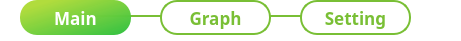
   <widget class="QGroupBox" name="groupBox">
    <property name="geometry">
     <rect>
      <x>290</x>
      <y>15</y>
      <width>461</width>
      <height>41</height>
     </rect>
    </property>
    <property name="styleSheet">
     <string notr="true">background:transparent;
border:transparent</string>
    </property>
    <property name="title">
     <string/>
    </property>
    <widget class="QPushButton" name="main_button">
     <property name="geometry">
      <rect>
       <x>20</x>
       <y>0</y>
       <width>111</width>
       <height>35</height>
      </rect>
     </property>
     <property name="font">
      <font>
       <family>나눔스퀘어 Bold</family>
       <pointsize>13</pointsize>
       <weight>75</weight>
       <bold>true</bold>
      </font>
     </property>
     <property name="styleSheet">
      <string notr="true">QPushButton{border-radius : 17px;
border : 2px solid rgb(121,191,53);
color:rgb(121,191,53);
background-color:white;}
QPushButton:checked {
border-radius : 17px;
border : 2px solid rgb(130,255,75);
border:transparent;
background-color:qlineargradient(spread:pad, x1:0.15, y1:0.15, x2:1, y2:1, stop:0 rgba(177, 220, 61, 255), stop:1 rgba(41, 191, 61, 247));
color:white;
}
</string>
     </property>
     <property name="text">
      <string>Main</string>
     </property>
     <property name="checkable">
      <bool>true</bool>
     </property>
     <property name="checked">
      <bool>true</bool>
     </property>
     <property name="autoExclusive">
      <bool>true</bool>
     </property>
    </widget>
    <widget class="QPushButton" name="graph_button">
     <property name="geometry">
      <rect>
       <x>160</x>
       <y>0</y>
       <width>111</width>
       <height>35</height>
      </rect>
     </property>
     <property name="font">
      <font>
       <family>나눔스퀘어 Bold</family>
       <pointsize>13</pointsize>
       <weight>75</weight>
       <bold>true</bold>
      </font>
     </property>
     <property name="styleSheet">
      <string notr="true">QPushButton{border-radius : 17px;
border : 2px solid rgb(121,191,53);
color:rgb(121,191,53);
background-color:white;}
QPushButton:checked {
border-radius : 17px;
border : 2px solid rgb(130,255,75);
border:transparent;
background-color:qlineargradient(spread:pad, x1:0.15, y1:0.15, x2:1, y2:1, stop:0 rgba(177, 220, 61, 255), stop:1 rgba(41, 191, 61, 247));
color:white;
}
</string>
     </property>
     <property name="text">
      <string>Graph</string>
     </property>
     <property name="checkable">
      <bool>true</bool>
     </property>
     <property name="checked">
      <bool>false</bool>
     </property>
     <property name="autoExclusive">
      <bool>true</bool>
     </property>
    </widget>
    <widget class="QPushButton" name="settings_button">
     <property name="geometry">
      <rect>
       <x>300</x>
       <y>0</y>
       <width>111</width>
       <height>35</height>
      </rect>
     </property>
     <property name="font">
      <font>
       <family>나눔스퀘어 Bold</family>
       <pointsize>13</pointsize>
       <weight>75</weight>
       <bold>true</bold>
      </font>
     </property>
     <property name="styleSheet">
      <string notr="true">QPushButton{border-radius : 17px;
border : 2px solid rgb(121,191,53);
color:rgb(121,191,53);
background-color:white;}
QPushButton:checked {
border-radius : 17px;
border : 2px solid rgb(130,255,75);
border:transparent;
background-color:qlineargradient(spread:pad, x1:0.15, y1:0.15, x2:1, y2:1, stop:0 rgba(177, 220, 61, 255), stop:1 rgba(41, 191, 61, 247));
color:white;
}
</string>
     </property>
     <property name="text">
      <string>Setting</string>
     </property>
     <property name="checkable">
      <bool>true</bool>
     </property>
     <property name="checked">
      <bool>false</bool>
     </property>
     <property name="autoExclusive">
      <bool>true</bool>
     </property>
    </widget>
    <widget class="Line" name="line">
     <property name="geometry">
      <rect>
       <x>90</x>
       <y>15</y>
       <width>250</width>
       <height>2</height>
      </rect>
     </property>
     <property name="styleSheet">
      <string notr="true">border: 1px solid rgb(121,191,53)</string>
     </property>
     <property name="orientation">
      <enum>Qt::Horizontal</enum>
     </property>
    </widget>
    <zorder>line</zorder>
    <zorder>main_button</zorder>
    <zorder>graph_button</zorder>
    <zorder>settings_button</zorder>
   </widget>
